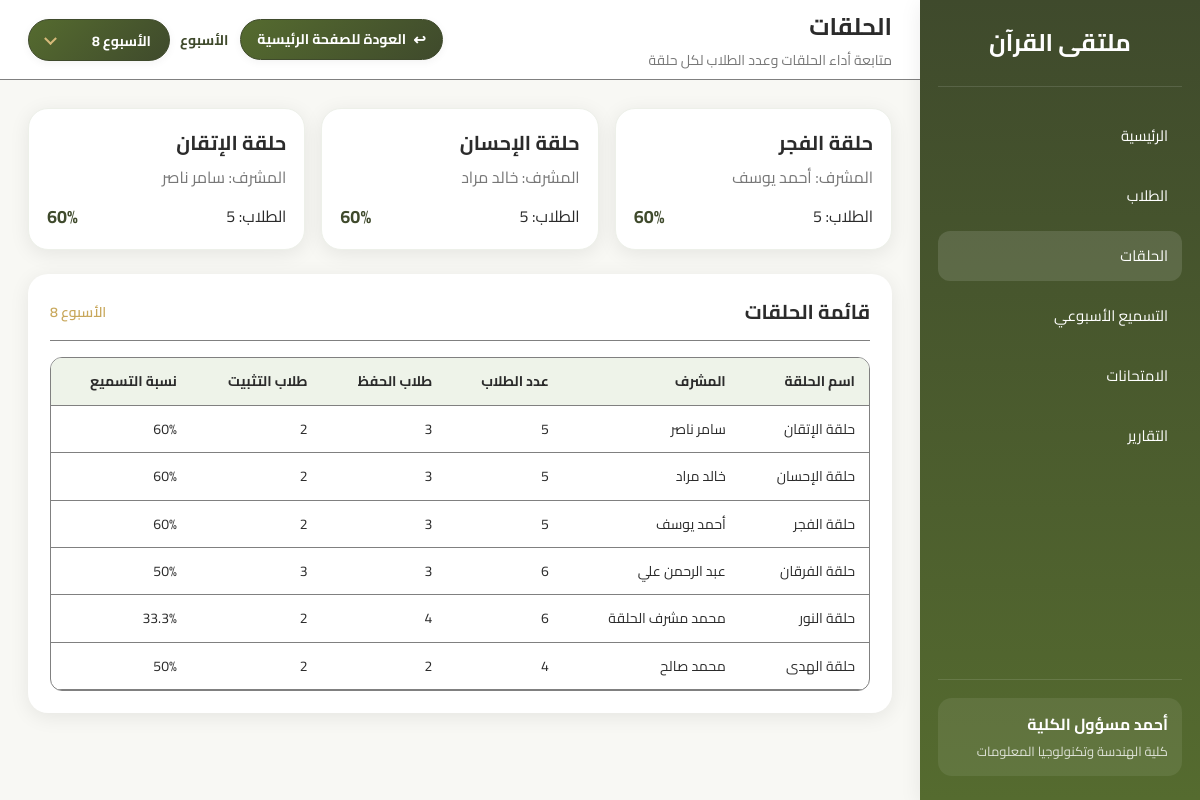
/pages/halqas.php (signed in), run on the app's committed database.
### tables this page shows
CREATE TABLE `managers` (
  `manager_id` int(11) NOT NULL,
  `user_id` int(11) NOT NULL,
  `college_id` int(11) NOT NULL,
  `full_name` varchar(150) NOT NULL
);

CREATE TABLE `colleges` (
  `college_id` int(11) NOT NULL,
  `college_name` varchar(150) NOT NULL
);

CREATE TABLE `halqas` (
  `halqa_id` int(11) NOT NULL,
  `college_id` int(11) NOT NULL,
  `supervisor_id` int(11) NOT NULL,
  `name` varchar(150) NOT NULL
);

CREATE TABLE `supervisors` (
  `supervisor_id` int(11) NOT NULL,
  `user_id` int(11) NOT NULL,
  `name` varchar(150) NOT NULL,
  `phone` varchar(20) DEFAULT NULL
);

CREATE TABLE `weeks` (
  `week_id` int(11) NOT NULL,
  `week_number` int(11) NOT NULL
);

### pages/halqas.php (the view, shortened to what this page needs)
<?php
require_once __DIR__ . "/../php/db_connect.php";
function e($value)
{
    return htmlspecialchars((string) $value, ENT_QUOTES, "UTF-8");
}
function fallbackValue($value, $fallback)
{
    return ($value === null || $value === "") ? $fallback : $value;
}
function numberValue($value)
{
    return (int) $value;
}
function formatNumberValue($value)
{
    $number = (float) $value;
    if (floor($number) == $number) {
        return number_format((int) $number);
    }
    return rtrim(rtrim(number_format($number, 1, ".", ","), "0"), ".");
}
$userId = $_SESSION["user_id"];
$managerStmt = $pdo->prepare("
    SELECT
        managers.manager_id,
        managers.full_name AS manager_name,
        managers.college_id,
        colleges.college_name
    FROM managers
    JOIN colleges ON managers.college_id = colleges.college_id
    WHERE managers.user_id = ?
    LIMIT 1
");
$managerStmt->execute(array($userId));
$manager = $managerStmt->fetch(PDO::FETCH_ASSOC);
$collegeId = $manager["college_id"];
$managerName = fallbackValue($manager["manager_name"], isset($_SESSION["username"]) ? $_SESSION["username"] : "لا يوجد بيانات");
$collegeName = fallbackValue($manager["college_name"], "لا يوجد بيانات");
$weeksStmt = $pdo->prepare("
    SELECT week_id, week_number
    FROM weeks
    ORDER BY week_number ASC
");
$weeksStmt->execute();
$weeks = $weeksStmt->fetchAll(PDO::FETCH_ASSOC);
$latestWeekStmt = $pdo->prepare("
    SELECT week_id, week_number
    FROM weeks
    ORDER BY week_number DESC
    LIMIT 1
");
$latestWeekStmt->execute();
$latestWeek = $latestWeekStmt->fetch(PDO::FETCH_ASSOC);
$latestWeekId = $latestWeek && $latestWeek["week_id"] ? numberValue($latestWeek["week_id"]) : 0;
$selectedWeekId = $latestWeekId;
$selectedWeekNumber = "";
foreach ($weeks as $weekOption) {
    if ((int) $weekOption["week_id"] === (int) $selectedWeekId) {
        $selectedWeekNumber = $weekOption["week_number"];
        break;
    }
}
$selectedWeekLabel = $selectedWeekNumber !== "" ? "الأسبوع " . $selectedWeekNumber : "لا يوجد أسبوع مسجل";
$halqasStmt = $pdo->prepare("
    SELECT
        halqas.halqa_id,
        halqas.name AS halqa_name,
        supervisors.name AS supervisor_name,
        COUNT(DISTINCT students.student_id) AS total_students,
        COUNT(DISTINCT CASE WHEN students.student_type = 'حفظ' THEN students.student_id END) AS hifz_students,
        COUNT(DISTINCT CASE WHEN students.student_type = 'تثبيت' THEN students.student_id END) AS tathbit_students,
        COUNT(DISTINCT recitations.student_id) AS heard_students
    FROM halqas
    LEFT JOIN supervisors ON halqas.supervisor_id = supervisors.supervisor_id
    LEFT JOIN students ON halqas.halqa_id = students.halqa_id
    LEFT JOIN recitations ON students.student_id = recitations.student_id AND recitations.week_id = ?
    WHERE halqas.college_id = ?
    GROUP BY halqas.halqa_id, halqas.name, supervisors.name
    ORDER BY halqas.name ASC
");
$halqasStmt->execute(array($selectedWeekId, $collegeId));
$halqas = $halqasStmt->fetchAll(PDO::FETCH_ASSOC);
$topHalqas = $halqas;
usort($topHalqas, function ($a, $b) {
    $aTotal = numberValue($a["total_students"]);
    $bTotal = numberValue($b["total_students"]);
    $aRate = $aTotal > 0 ? numberValue($a["heard_students"]) / $aTotal : 0;
    $bRate = $bTotal > 0 ? numberValue($b["heard_students"]) / $bTotal : 0;
    if ($aRate == $bRate) {
        return (int) $a["halqa_id"] - (int) $b["halqa_id"];
    }
    return $aRate < $bRate ? 1 : -1;
});
$topHalqas = array_slice($topHalqas, 0, 3);
?>
<!DOCTYPE html>
<html lang="ar" dir="rtl">
<head>
    <link rel="stylesheet" href="../assets/css/variables.css">
    <link rel="stylesheet" href="../assets/css/reset.css">
    <link rel="stylesheet" href="../assets/css/global.css">
    <link rel="stylesheet" href="../assets/css/layout.css">
    <link rel="stylesheet" href="../assets/css/dashboard.css">
    <link rel="stylesheet" href="../assets/css/halqas.css">
</head>
<body>
<div class="app-layout">
    <aside class="sidebar">
        <div class="sidebar-top">
            <div class="sidebar-brand">
                <h2>ملتقى القرآن</h2>
            </div>
            <nav class="sidebar-menu">
                <a href="college-admin-dashboard.php">الرئيسية</a>
                <a href="students.php">الطلاب</a>
                <a href="halqas.php" class="active">الحلقات</a>
                <a href="weekly-recitation.php">التسميع الأسبوعي</a>
                <a href="exams.php">الامتحانات</a>
                <a href="reports.php">التقارير</a>
            </nav>
        </div>
        <div class="sidebar-bottom">
            <div class="sidebar-user">
                <h4><?php echo e($managerName); ?></h4>
                <p><?php echo e($collegeName); ?></p>
            </div>
        </div>
    </aside>
    <main class="main-area">
        <header class="topbar">
            <div class="topbar-right">
                <h1>الحلقات</h1>
                <p>متابعة أداء الحلقات وعدد الطلاب لكل حلقة</p>
            </div>
            <div class="topbar-left">
                <a class="topbar-home-link" href="../index.php">
                    <span aria-hidden="true">↩</span>
                    <span>العودة للصفحة الرئيسية</span>
                </a>
                <form method="GET" action="halqas.php" class="admin-week-filter">
                    <label class="week-filter-label" for="week_id">الأسبوع</label>
                    <select class="week-select" id="week_id" name="week_id" onchange="this.form.submit()" aria-label="<?php echo e($selectedWeekLabel); ?>">
                        <?php if (count($weeks) === 0): ?>
                            <option value="0">لا يوجد أسبوع مسجل</option>
                        <?php else: ?>
                            <?php foreach ($weeks as $week): ?>
                                <option value="<?php echo e($week["week_id"]); ?>"<?php echo (int) $week["week_id"] === (int) $selectedWeekId ? " selected" : ""; ?>>
                                    الأسبوع <?php echo e($week["week_number"]); ?>
                                </option>
                            <?php endforeach; ?>
                        <?php endif; ?>
                    </select>
                </form>
            </div>
        </header>
        <section class="page-content">
            <section class="halqa-grid">
                <?php foreach ($topHalqas as $halqa): ?>
                    <?php
                    $totalStudents = numberValue($halqa["total_students"]);
                    $heardStudents = numberValue($halqa["heard_students"]);
                    $recitationRate = $totalStudents > 0 ? round(($heardStudents / $totalStudents) * 100, 1) : 0;
                    ?>
                    <article class="card halqa-card">
                        <h3><?php echo e(fallbackValue($halqa["halqa_name"], "لا يوجد بيانات")); ?></h3>
                        <p>المشرف: <?php echo e(fallbackValue($halqa["supervisor_name"], "لا يوجد بيانات")); ?></p>
                        <div class="meta-row">
                            <span>الطلاب: <?php echo e(formatNumberValue($totalStudents)); ?></span>
                            <strong><?php echo e(formatNumberValue($recitationRate)); ?>%</strong>
                        </div>
                    </article>
                <?php endforeach; ?>
            </section>
            <section class="card panel">
                <div class="panel-header">
                    <h2>قائمة الحلقات</h2>
                    <span><?php echo e($selectedWeekLabel); ?></span>
                </div>
                <div class="table-wrap">
                    <table class="data-table">
                        <thead>
                            <tr>
                                <th>اسم الحلقة</th>
                                <th>المشرف</th>
                                <th>عدد الطلاب</th>
                                <th>طلاب الحفظ</th>
                                <th>طلاب التثبيت</th>
                                <th>نسبة التسميع</th>
                            </tr>
                        </thead>
                        <tbody>
                            <?php if (count($halqas) === 0): ?>
                                <tr>
                                    <td colspan="6">لا يوجد حلقات مسجلة</td>
                                </tr>
                            <?php else: ?>
                                <?php foreach ($halqas as $halqa): ?>
                                    <?php
                                    $totalStudents = numberValue($halqa["total_students"]);
                                    $heardStudents = numberValue($halqa["heard_students"]);
                                    $recitationRate = $totalStudents > 0 ? round(($heardStudents / $totalStudents) * 100, 1) : 0;
                                    ?>
                                    <tr>
                                        <td><?php echo e(fallbackValue($halqa["halqa_name"], "لا يوجد بيانات")); ?></td>
                                        <td><?php echo e(fallbackValue($halqa["supervisor_name"], "لا يوجد بيانات")); ?></td>
                                        <td><?php echo e(formatNumberValue($totalStudents)); ?></td>
                                        <td><?php echo e(formatNumberValue($halqa["hifz_students"])); ?></td>
                                        <td><?php echo e(formatNumberValue($halqa["tathbit_students"])); ?></td>
                                        <td><?php echo e(formatNumberValue($recitationRate)); ?>%</td>
                                    </tr>
                                <?php endforeach; ?>
                            <?php endif; ?>
                        </tbody>
                    </table>
                </div>
            </section>
        </section>
    </main>
</div>
</body>
</html>

### assets/css/variables.css (style rules this page uses)
:root { --color-bg-main: #F8F8F4; --color-white: #FFFFFF; --color-olive: #556B2F; --color-olive-dark: #3F4A2C; --color-olive-light: #6E8440; --color-gold: #C8A75B; --color-gold-light: #D6B97A; --color-text-dark: #2B2B2B; --color-text-light: #777777; --color-border: gray; --spacing-xs: 4px; --spacing-sm: 8px; --spacing-md: 16px; --spacing-lg: 24px; --spacing-xl: 32px; --radius-sm: 6px; --radius-md: 12px; --radius-lg: 20px; --shadow-sm: 0 2px 8px rgba(0, 0, 0, 0.05); --shadow-md: 0 4px 20px rgba(0, 0, 0, 0.08); --shadow-lg: 0 10px 40px rgba(0, 0, 0, 0.1); --font-main: 'Cairo', 'Tajawal', sans-serif; --font-xs: 12px; --font-sm: 14px; --font-md: 16px; --font-lg: 20px; --font-xl: 26px; --font-xxl: 32px; --transition-fast: 0.2s ease; --transition-normal: 0.3s ease; }

### assets/css/global.css (style rules this page uses)
* { margin: 0; padding: 0; box-sizing: border-box; }
html { direction: rtl; }
body { font-family: var(--font-main); background-color: var(--color-bg-main); color: var(--color-text-dark); line-height: 1.6; }
h1, h2, h3, h4, h5, h6 { font-weight: 700; color: var(--color-text-dark); }
p { font-size: var(--font-md); color: var(--color-text-light); }
a { text-decoration: none; color: inherit; }
.card { background-color: var(--color-white); border-radius: var(--radius-lg); box-shadow: var(--shadow-md); }

### assets/css/layout.css (style rules this page uses)
.app-layout { display: flex; min-height: 100vh; background-color: var(--color-bg-main); }
.sidebar { width: 280px; background: linear-gradient( 180deg, var(--color-olive-dark), var(--color-olive) ); color: var(--color-white); padding: 24px 18px; display: flex; flex-direction: column; justify-content: space-between; position: fixed; top: 0; right: 0; height: 100vh; box-shadow: var(--shadow-md); z-index: 1000; }
.sidebar-top { display: flex; flex-direction: column; gap: 24px; }
.sidebar-brand { text-align: center; padding-bottom: 16px; border-bottom: 1px solid rgba(255, 255, 255, 0.12); }
.sidebar-brand h2 { font-size: 24px; color: var(--color-white); margin-bottom: 8px; font-family: Cairo; }
.sidebar-menu { display: flex; flex-direction: column; gap: 10px; }
.sidebar-menu a { display: flex; align-items: center; justify-content: flex-start; gap: 10px; padding: 13px 14px; border-radius: 12px; color: var(--color-white); font-size: 15px; transition: var(--transition-normal); }
.sidebar-menu a:hover, .sidebar-menu a.active { background-color: rgba(255, 255, 255, 0.12); }
.sidebar-bottom { padding-top: 18px; border-top: 1px solid rgba(255, 255, 255, 0.12); }
.sidebar-user { background-color: rgba(255, 255, 255, 0.08); border-radius: 14px; padding: 14px; }
.sidebar-user h4 { color: var(--color-white); font-size: 16px; margin-bottom: 4px; }
.sidebar-user p { color: rgba(255, 255, 255, 0.78); font-size: 13px; }
.main-area { flex: 1; margin-right: 280px; min-height: 100vh; display: flex; flex-direction: column; }
.topbar { height: 80px; background-color: var(--color-white); border-bottom: 1px solid var(--color-border); display: flex; align-items: center; justify-content: space-between; padding: 0 28px; position: sticky; top: 0; z-index: 900; }
.topbar-right h1 { font-size: 24px; color: var(--color-text-dark); margin-bottom: 2px; }
.topbar-right p { font-size: 14px; color: var(--color-text-light); }
.topbar-left { display: flex; align-items: center; gap: 12px; }
.topbar-home-link { display: inline-flex; align-items: center; justify-content: center; gap: 7px; min-height: 40px; padding: 8px 16px; border-radius: 999px; border: 1px solid var(--color-olive-dark); background: linear-gradient(135deg, var(--color-olive), var(--color-olive-dark)); color: var(--color-white); font-size: 14px; font-weight: 700; box-shadow: var(--shadow-sm); transition: var(--transition-normal); }
.topbar-home-link span[aria-hidden="true"] { font-size: 15px; line-height: 1; }
.page-content { flex: 1; padding: 28px; }

### data on the page
managers: full_name "أحمد مسؤول الكلية", college.college_name "كلية الهندسة وتكنولوجيا المعلومات"
halqas: name "حلقة الفجر", supervisor.name "أحمد يوسف", totalStudents "5", recitationRate "60", hifz_students "3", tathbit_students "2"
halqas: name "حلقة الإحسان", supervisor.name "خالد مراد", totalStudents "5", recitationRate "60", hifz_students "3", tathbit_students "2"
halqas: name "حلقة الإتقان", supervisor.name "سامر ناصر", totalStudents "5", recitationRate "60", hifz_students "3", tathbit_students "2"
weeks: week_number "الأسبوع 8"
halqas: name "حلقة الفرقان", supervisor.name "عبد الرحمن علي", totalStudents "6", hifz_students "3", tathbit_students "3", recitationRate "50"
halqas: name "حلقة النور", supervisor.name "محمد مشرف الحلقة", totalStudents "6", hifz_students "4", tathbit_students "2", recitationRate "33.3"
halqas: name "حلقة الهدى", supervisor.name "محمد صالح", totalStudents "4", hifz_students "2", tathbit_students "2", recitationRate "50"
